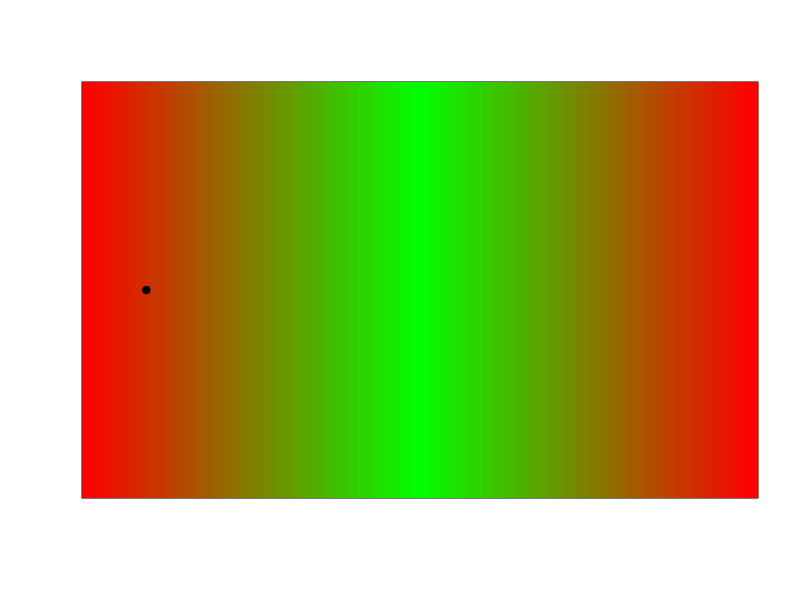

Write R code to recreate this figure.
# Define the start and end colors
start_color <- "red"
mid_color <- "green"
end_color <- "red"

# Generate a color gradient function
gradient_fun <- colorRampPalette(c(start_color, mid_color, end_color))

# Generate the color gradient
num_colors <- 100  # Number of colors in the gradient
colors <- gradient_fun(num_colors)

# Display the color gradient
image(1:num_colors, 1, as.matrix(1:num_colors), col = colors, xlab = "", ylab = "", xaxt = "n", yaxt = "n")

# Place a black dot
dot_position <- 10
points(dot_position, 1, pch = 19, col = "black")
